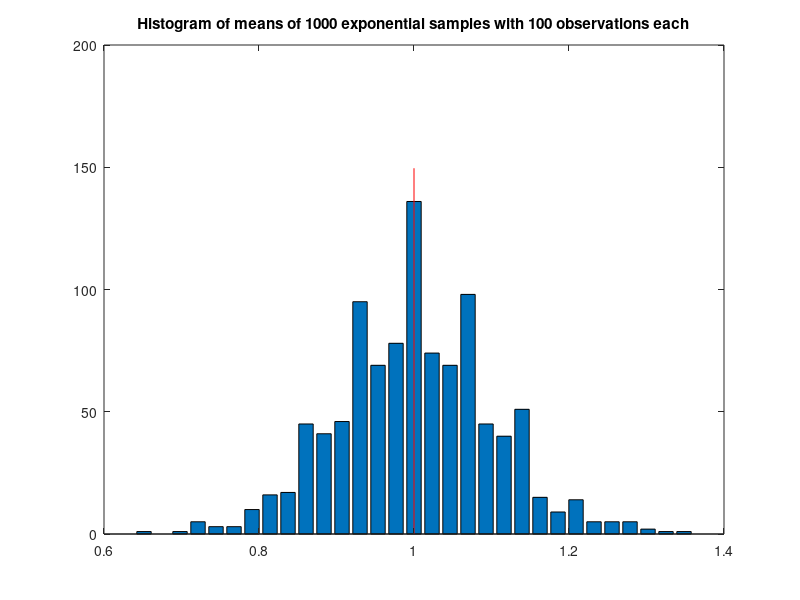

Recreate this plot in MATLAB.
% 3-2
%% Data
clc; clear all; close all;
n = 100;
M = 1000;
tau = 1;
bins = floor(sqrt(M));
%% [a] Solution
fprintf('Creating data from a exponential distribution with tau = %3.7f\n',tau);
X = exprnd(tau,n,1);
mleX = mle(X,'distribution','exponential');
fprintf('MLE of X is %3.7f\n',mleX);
meanX = mean(X);
fprintf('Mean of X is %3.7f\n',meanX);
clear X;clear meanX; clear mleX;
%% [b] Solution
X = poissrnd(tau,n,M);
meanX = mean(X);
[counts, centers] = hist(meanX,bins);
figure(1)
bar(centers,counts)
title([sprintf('Histogram of means of %.0f exponential samples with %.0f observations each',M,n)])
hold on
plot([tau tau],[0 1.1*max(counts)],'r')